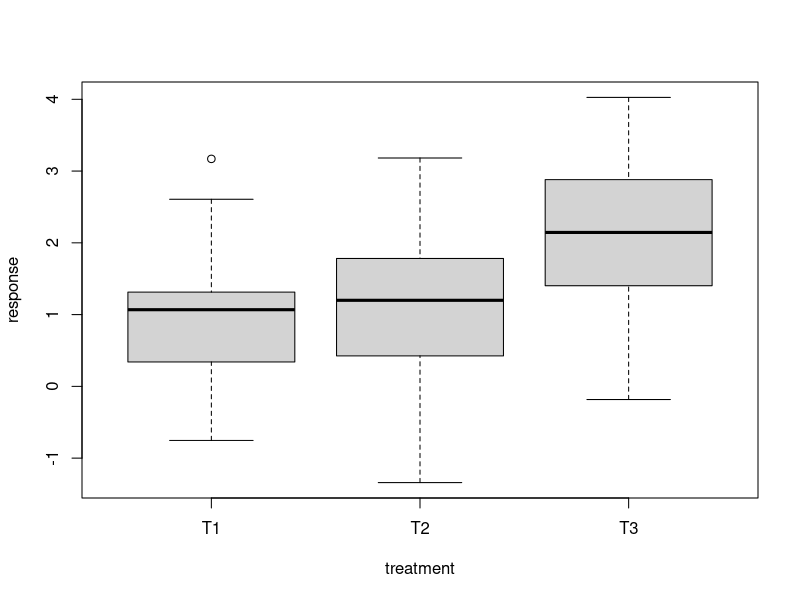
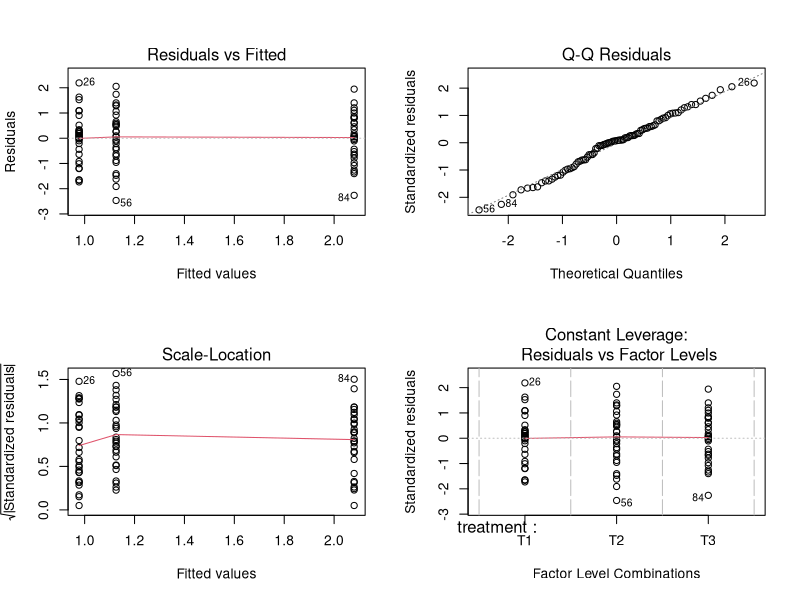
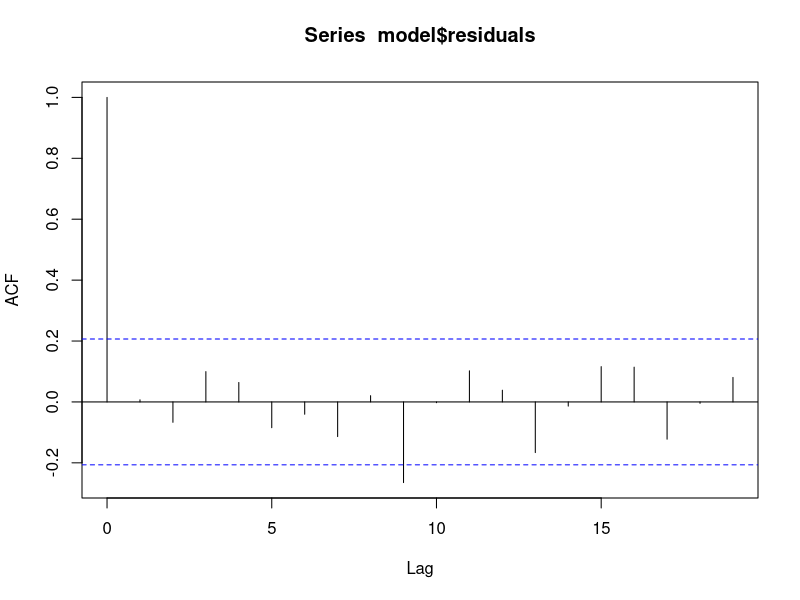
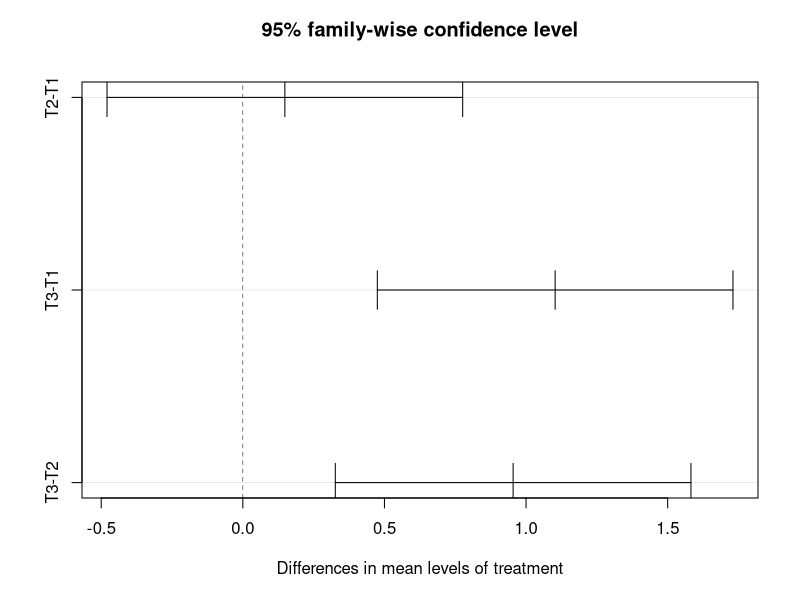
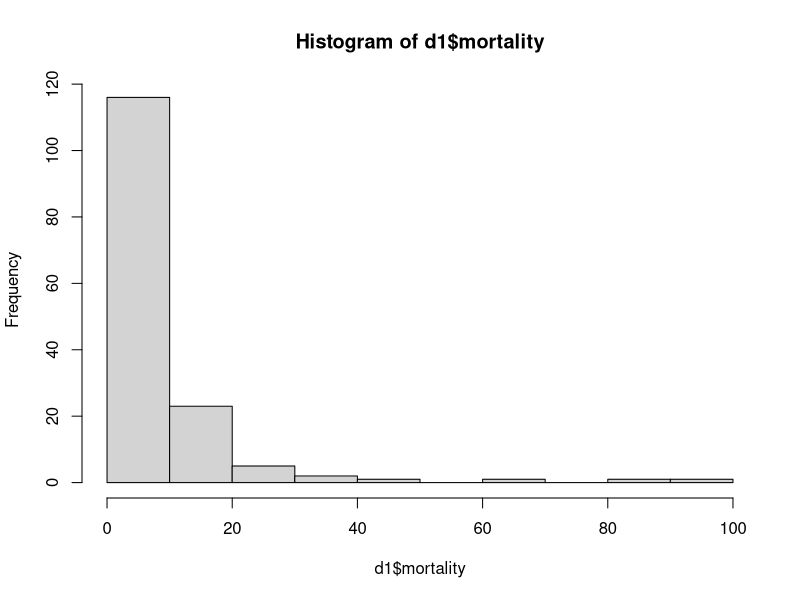
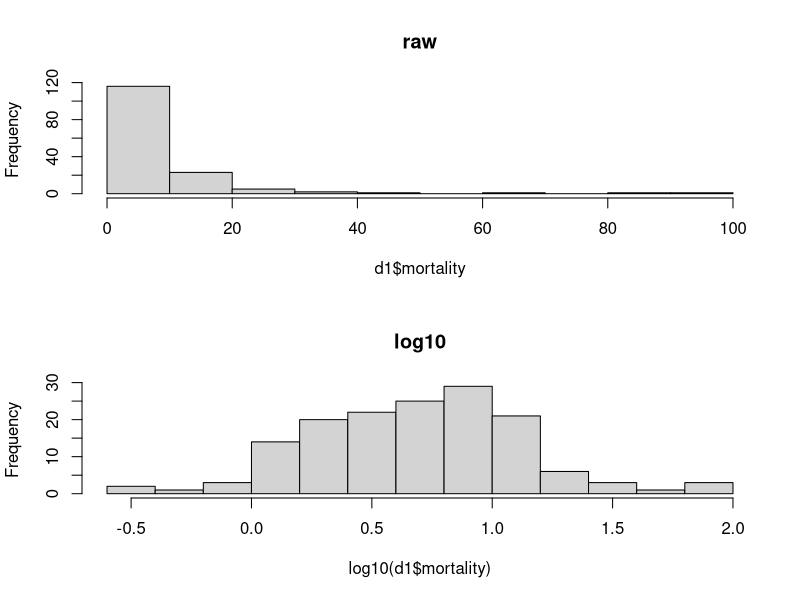
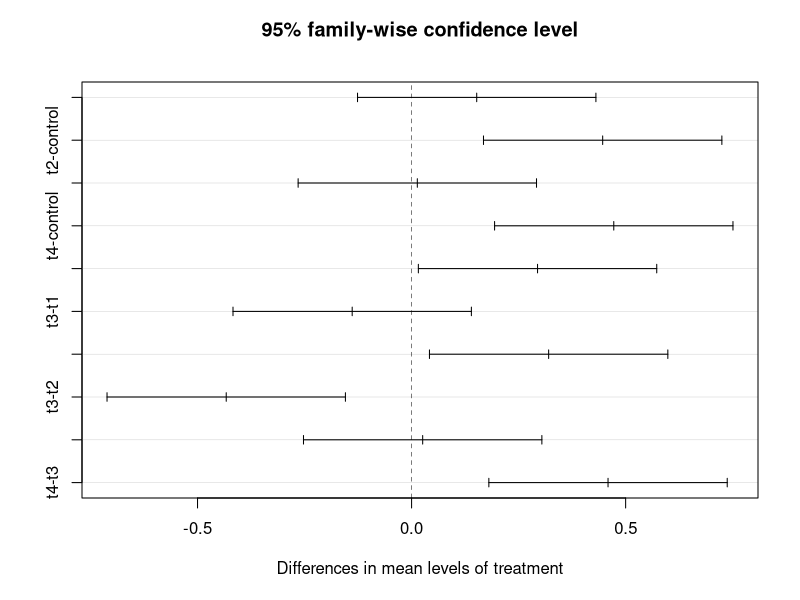
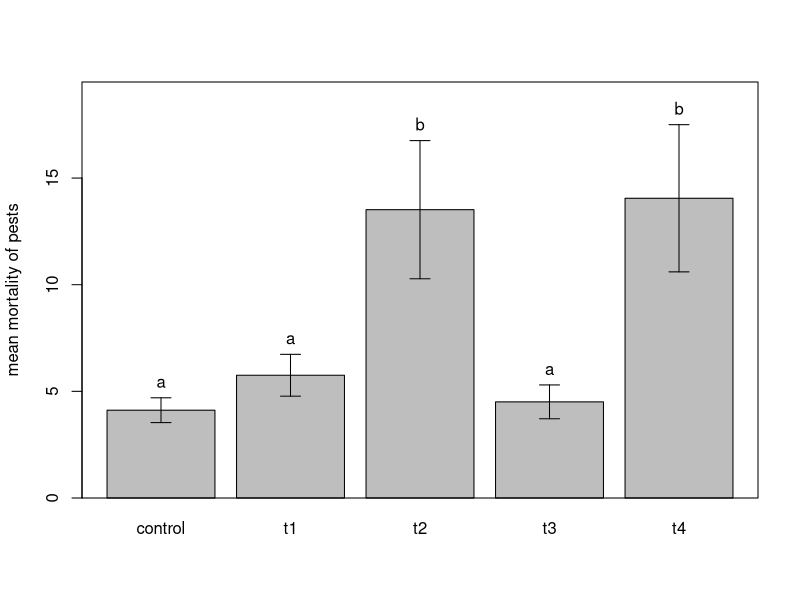

These figures' R source, in order:
## ---- chunk 1
my.df <- data.frame(response=c(rnorm(30,mean=1.1),rnorm(30,mean=1), rnorm(30,mean=2)),treatment=rep(c("T1","T2","T3"),each=30))
head(my.df)
str(my.df)

# visualize data w/ boxplot
boxplot(response~treatment,data=my.df)
model <- aov(response~treatment,data=my.df)
## ---- chunk 2
par(mfrow=c(2,2))
plot(model)
#resid v fitted: linearity - red line flat. homoscedasticity - no wedge in resids
#normal qq-plot: data following 1:1 line is normal dist
#scale-location: no obv. trend
#resids leverage: helps identify influential data pts.
  #outliest can be influential but not necessarily
  #some pts in normal range can also be influential
  #look for pts. at extremes, outside dashed line (cook's dst)

#acf plot checks for autocorrelation
par(mfrow=c(1,1))
acf(model$residuals)
## ---- chunk 3
#get anove table
summary(model)
## ---- chunk 4
mod.tukey <- TukeyHSD(model)
plot(mod.tukey)
## ---- chunk 5
#install.packages('multcompView')
require(multcompView) #tells if package DNE
str(mod.tukey)
labels <- multcompLetters(mod.tukey$treatment[,"p adj"])$Letters
str(labels)
## ---- chunk 6
d1 <- read.csv("ANOVA_dataset1.csv")
head(d1)
levels(d1$treatment)
levels(d1$treatment) <- c("con","t1","t2","t3","t4") #rename control to con
## ---- chunk 7
str(d1)
hist(d1$mortality) #not normal: extreme skew to low mort vals
## ---- chunk 8
par(mfrow=c(2,1))
hist(d1$mortality, main="raw")
hist(log10(d1$mortality),main="log10")
## ---- chunk 9
mod1 <- aov(log10(mortality)~treatment,data=d1)
summary(mod1)
## ---- chunk 10
mod.tukey1 <- TukeyHSD(mod1)
## ---- chunk 11
par(mfrow=c(1,1))
plot(mod.tukey1)
#fig shows diff. in means(x) between pairs of groups (y)
#error bars 95% ci around true mean diff between treat groups
## ---- chunk 12
require(multcompView)
## ---- chunk 13
labels1 <- multcompLetters(mod.tukey1$treatment[,"p adj"])$Letters
labels1 <- labels1[order(names(labels1))]
## ---- chunk 14
means1 <- aggregate(mortality~treatment,mean,data=d1)
se.fun <- function(x){
  sd(x)/sqrt(length(x))
}
stderrs1 <- aggregate(mortality ~ treatment, FUN = se.fun, data = d1)

bp <- barplot(means1$mortality,names=means1$treatment,ylab="mean mortality of pests", ylim=range(c(0,max(means1$mortality+stderrs1$mortality)+2)))
arrows(x0=bp,x1=bp,y0=means1$mortality - stderrs1$mortality, y1=means1$mortality + stderrs1$mortality, code=3, angle=90, length=0.1)
box()

text(x=bp,y=means1$mortality+stderrs1$mortality,labels1,pos=3)
## ---- chunk 15
#p1
not.t3 <- subset(d1, !treatment == "t3", drop = FALSE)

#p2
par(mfrow=c(2,1))
hist(not.t3$mortality, main="raw")
hist(log10(not.t3$mortality),main="log10")
modnt3 <- aov(mortality~treatment,data=not.t3) #not transformed due to answer key error
summary(modnt3)
mod.tukeynt3 <- TukeyHSD(modnt3)
par(mfrow=c(1,1))
plot(mod.tukeynt3)
## ---- chunk 16
d2 <- read.csv("ANOVA_dataset2.csv")
## ---- chunk 17
mod2 <- aov(log10(mortality) ~ treatment, data = d2)
par(mfrow=c(2,2))
plot(mod2)
summary(mod2)
## ---- chunk 18
mod.tukey2 <- TukeyHSD(mod2)
## ---- chunk 19
par(mfrow=c(1,1))
means2 <- aggregate(mortality~treatment,mean,data=d2)
stderrs2 <- aggregate(mortality~treatment,FUN=se.fun,data=d2)
bp <- barplot(means2$mortality,names=means2$treatment,ylab="mean mort of pest predator/enemy", ylim=range(c(0,max(means2$mortality+stderrs2$mortality)+2)))
arrows(x0=bp,x1=bp,y0=means2$mortality-stderrs2$mortality,y1=means2$mortality+stderrs2$mortality,code=3,angle=90,length=0.1)
box()

labels2 <- multcompLetters(mod.tukey2$treatment[,"p adj"])$Letters
labels2 <- labels2[c("control","t1","t2","t3","t4")]
text(x=bp,y=means2$mortality+stderrs2$mortality,labels2,pos=3)
## ---- chunk 20
par(mfrow=c(1,2))

bp <- barplot(means2$mortality,names=means2$treatment,ylab="mm pred", ylim=range(c(0,max(means2$mortality+stderrs2$mortality)+2)))
arrows(x0=bp,x1=bp,y0=means2$mortality-stderrs2$mortality,y1=means2$mortality+stderrs2$mortality,code=3,angle=90,length=0.1)
box()
labels2 <- multcompLetters(mod.tukey2$treatment[,"p adj"])$Letters
labels2 <- labels2[c("control","t1","t2","t3","t4")]
text(x=bp,y=means2$mortality+stderrs2$mortality,labels2,pos=3)

bp <- barplot(means1$mortality,names=means1$treatment,ylab="mm pests", ylim=range(c(0,max(means1$mortality+stderrs1$mortality)+2)))
arrows(x0=bp,x1=bp,y0=means1$mortality - stderrs1$mortality, y1=means1$mortality + stderrs1$mortality, code=3, angle=90, length=0.1)
box()
text(x=bp,y=means1$mortality+stderrs1$mortality,labels1,pos=3)

# how is b right?
